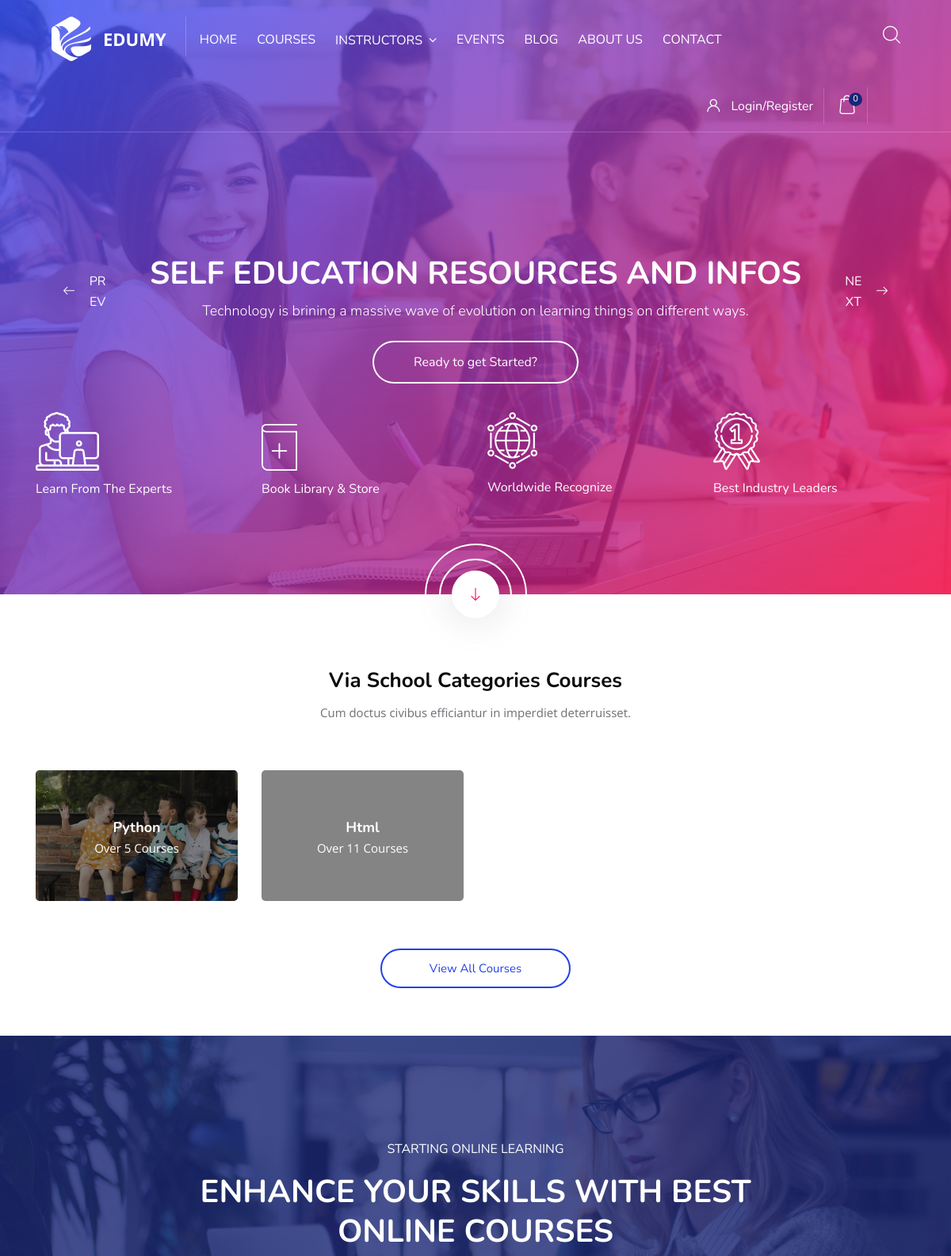
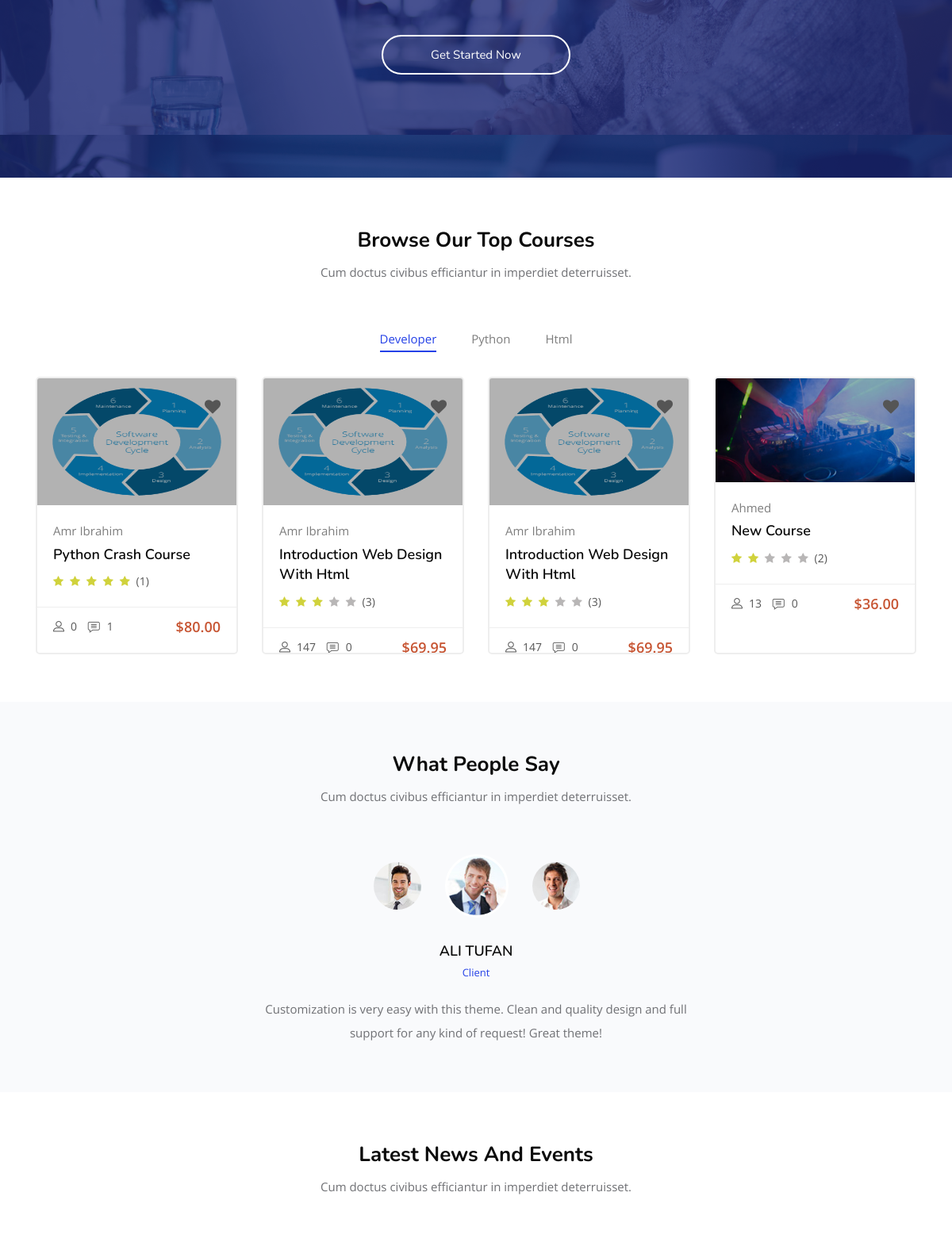
The page / (upper part) on the database its author committed (2 pictures, top to bottom).
### courses/models.py (models this page shows, shortened)
class Category(models.Model):
    name = models.CharField(max_length=50)
    slug = models.SlugField(blank=True, null=True)
    image = models.ImageField(upload_to=category_image_upload)
    class Meta:
        verbose_name_plural = 'Categories'
    def get_absolute_url(self):
        return reverse('courses:category', kwargs={'slug': self.slug})

class Course(models.Model):
    title                       = models.CharField(max_length=100)
    slug                        = models.SlugField(blank=True, null=True)
    author                      = models.ForeignKey(Instructor, on_delete=models.CASCADE)
    price                       = models.DecimalField(decimal_places=2, max_digits=10)
    discount                    = models.DecimalField(decimal_places=2, max_digits=10, blank=True, null=True)
    duration                    = models.IntegerField(default=0, help_text="Type the number of minutes", blank=True, null=True)
    full_lifetime_access        = models.BooleanField(default=True)
    assignments                 = models.BooleanField(default=True)
    Certificate_of_completion   = models.BooleanField(default=True)
    preview                     = models.FileField(verbose_name="Course Video Preview", upload_to=preview_video_upload, blank=True, null=True)
    thumbnail                   = models.FileField(verbose_name="Course Thumbnial Image", upload_to=preview_video_upload)
    overview                    = models.TextField()
    description                 = models.TextField()
    what_will_learn             = models.TextField(help_text="Separate them by comman and space.")
    requirements                = models.TextField(help_text="Separate them by comman and space.")
    Skill_level                 = models.CharField(choices=SKILL_LEVEL, default='All Level', max_length=20)
    Language                    = models.CharField(max_length=100)
    best_seller                 = models.BooleanField(default=False)
    tags                        = GenericRelation(Tag)
    comments                    = GenericRelation(Comment)
    enrolled                    = models.PositiveIntegerField(default=0)
    allowed_memberships         = models.ManyToManyField(Membership, default="Free")
    category                    = models.ManyToManyField(Category)
    views                       = models.PositiveIntegerField(default=0)
    total_points                = models.PositiveIntegerField(null=True, blank=True, default=1)
    avg_points                  = models.PositiveIntegerField(null=True, blank=True, default=1)
    total_rates                 = models.PositiveIntegerField(null=True, blank=True, default=1)
    timestamp                   = models.DateTimeField(auto_now_add=True)
    updated                     = models.DateTimeField(auto_now=True)
    def get_absolute_url(self):
        return reverse('courses:detail', kwargs={'slug': self.slug})
    @property
    def get_rates(self):
        av = self.avg_points / self.total_points * 100
        result = "{:.1f}".format(float(av / 20))
        r = math.floor(float(result))
        return [i for i in range(int(r))]
    @property
    def get_remainder(self):
        av = self.avg_points / self.total_points * 100
        result = "{:.1f}".format(float(av / 20))
        r = math.floor(float(result))
        total = 0
        for i in range(5):
            if int(r) < 5:
                total+=1
                r+=1
        return [i for i in range(int(total)) ]
    @property
    def comments_count(self):
        course_c_type = ContentType.objects.get_for_model(Course)
        comments_qs = Comment.objects.filter(content_type=course_c_type, object_id=self.id)
        return comments_qs.count()

### instructors/models.py (models this page shows, shortened)
class Instructor(models.Model):
    user                        = models.ForeignKey(User, on_delete=models.CASCADE)
    username                    = models.CharField(max_length=50)
    title                       = models.CharField(max_length=100)
    avatar                      = models.ImageField(upload_to=image_upload_path, blank=True, null=True)
    overview                    = models.TextField()
    eductaion                   = models.CharField(max_length=100, blank=True, null=True)
    phone                       = models.CharField(max_length=50, blank=True, null=True)
    email                       = models.CharField(max_length=50)
    skype                       = models.CharField(max_length=50, blank=True, null=True)
    facebook                    = models.CharField(max_length=50, blank=True, null=True)
    twitter                     = models.CharField(max_length=50, blank=True, null=True)
    instagram                   = models.CharField(max_length=50, blank=True, null=True)
    linkedin                    = models.CharField(max_length=50, blank=True, null=True)
    experience                  = models.TextField(help_text="Separate them with Comma and Space.", blank=True, null=True)
    students                    = models.PositiveIntegerField(default=0)
    total_points                = models.PositiveIntegerField(null=True, blank=True, default=1)
    avg_points                  = models.PositiveIntegerField(null=True, blank=True, default=1)
    total_rates                 = models.PositiveIntegerField(null=True, blank=True, default=1)
    timestamp                   = models.DateTimeField(auto_now_add=True)
    updated                     = models.DateTimeField(auto_now=True)
    active                      = models.BooleanField(default=True)
    def get_absolute_url(self):
        return reverse('instructor', kwargs={'pk': self.pk})

### courses/views.py (the view)
# urls.py: path('', CoursesListView.as_view(), name='index'),
def index(request):
    cats = Category.objects.all()[:8]
    top_cats = Category.objects.all()[:4]
    events = Event.objects.all()[:3]
    blog = Post.objects.all()[:4]
    context = {
        'categories': cats,
        'top_cats': top_cats,
        'events': events,
        'blog': blog
    }
    return render(request, 'index.html', context)

### templates/index.html (shortened to what this page needs)
{% extends 'base.html' %}
{% load static %}
{% block content %}
<div class="home1-mainslider">
	<div class="container-fluid p0">
		<div class="row">
			<div class="col-lg-12">
				<div class="main-banner-wrapper">
					<div class="banner-style-one owl-theme owl-carousel">
						<div class="slide slide-one"
							style="background-image: url({% static 'images/home/1.jpg' %}); height: 95vh;">
							<div class="container">
								<div class="row home-content">
									<div class="col-lg-12 text-center p0">
										<h3 class="banner-title">Self EducatIon Resources and Infos</h3>
										<p>Technology is brining a massive wave of evolution on learning things on
											different ways.</p>
										<div class="btn-block"><a href="{% url 'courses:index' %}"
												class="banner-btn">Ready to get Started?</a>
										</div>
									</div>
								</div>
							</div>
						</div>
					</div>
					<div class="carousel-btn-block banner-carousel-btn">
						<span class="carousel-btn left-btn"><i class="flaticon-left-arrow left"></i> <span
								class="left">PR <br> EV</span></span>
						<span class="carousel-btn right-btn"><span class="right">NE <br> XT</span> <i
								class="flaticon-right-arrow-1 right"></i></span>
					</div>
				</div>
			</div>
		</div>
	</div>
	<div class="container home_iconbox_container">
		<div class="row">
			<div class="col-lg-12">
				<div class="row">
					<div class="col-sm-6 col-lg-3">
						<div class="home_icon_box">
							<div class="icon"><img src="{% static 'images/home/hicon1.png' %}" alt="hicon1.png"></div>
							<p>Learn From The Experts</p>
						</div>
					</div>
					<div class="col-sm-6 col-lg-3">
						<div class="home_icon_box">
							<div class="icon mt15"><img src="{% static 'images/home/hicon2.png' %}" alt="hicon2.png">
							</div>
							<p>Book Library & Store</p>
						</div>
					</div>
					<div class="col-sm-6 col-lg-3">
						<div class="home_icon_box">
							<div class="icon"><img src="{% static 'images/home/hicon3.png' %}" alt="hicon3.png"></div>
							<p>Worldwide Recognize</p>
						</div>
					</div>
					<div class="col-sm-6 col-lg-3">
						<div class="home_icon_box">
							<div class="icon"><img src="{% static 'images/home/hicon4.png' %}" alt="hicon4.png"></div>
							<p>Best Industry Leaders</p>
						</div>
					</div>
				</div>
			</div>
		</div>
	</div>
</div>
<section id="our-courses" class="our-courses pt90 pt650-992">
	<div class="container">
		<div class="row">
			<div class="col-lg-12">
				<a href="#our-courses">
					<div class="mouse_scroll">
						<div class="icon"><span class="flaticon-download-arrow"></span></div>
					</div>
				</a>
			</div>
		</div>
	</div>
	<div class="container">
		<div class="row">
			<div class="col-lg-6 offset-lg-3">
				<div class="main-title text-center">
					<h3 class="mt0">Via School Categories Courses</h3>
					<p>Cum doctus civibus efficiantur in imperdiet deterruisset.</p>
				</div>
			</div>
		</div>
		<div class="row">
			{% for cat in categories %}
			<div class="col-sm-6 col-lg-3">
				<a href="{{cat.get_absolute_url}}">
					<div class="img_hvr_box" style="background-image: url({{cat.image.url}});">
						<div class="overlay">
							<div class="details">
								<h5>{{cat.name | title}}</h5>
								<p>Over {{cat.course_set.all.count}} Courses</p>
							</div>
						</div>
					</div>
				</a>
			</div>
			{% endfor %}
			<div class="col-lg-6 offset-lg-3">
				<div class="courses_all_btn text-center">
					<a class="btn btn-transparent" href="{% url 'courses:index' %}">View All Courses</a>
				</div>
			</div>
		</div>
	</div>
</section>
<section class="divider_home1 bg-img2 parallax" data-stellar-background-ratio="0.3">
	<div class="container">
		<div class="row">
			<div class="col-lg-8 offset-lg-2 text-center">
				<div class="divider-one">
					<p class="color-white">STARTING ONLINE LEARNING</p>
					<h1 class="color-white text-uppercase">Enhance your skIlls wIth best OnlIne courses</h1>
					<a class="btn btn-transparent divider-btn" href="{% url 'courses:index' %}">Get Started Now</a>
				</div>
			</div>
		</div>
	</div>
</section>
<section id="top-courses" class="top-courses pb30">
	<div class="container">
		<div class="row">
			<div class="col-lg-6 offset-lg-3">
				<div class="main-title text-center">
					<h3 class="mt0">Browse Our Top Courses</h3>
					<p>Cum doctus civibus efficiantur in imperdiet deterruisset.</p>
				</div>
			</div>
		</div>
		<div class="row">
			<div class="col-lg-12">
				<div id="options" class="alpha-pag full">
					<div class="option-isotop">
						<ul id="filter" class="option-set" data-option-key="filter">
							<li class="list-inline-item"><a href="#all" data-option-value="*"
									class="selected">Developer</a></li>
							{% for cat in top_cats %}
							<li class="list-inline-item"><a href="#{{cat.name}}"
									data-option-value=".{{cat.name}}">{{cat.name}}</a></li>
							{% endfor %}
						</ul>
					</div>
				</div>
				<div class="emply-text-sec">
					<div class="row" id="masonry_abc">
						{% for cat in top_cats %}
						{% for course in cat.course_set.all|slice:":2" %}
						<div
							class="col-md-6 col-lg-4 col-xl-3 {% for category in course.category.all %} {{ category.name }} {% endfor %}">
							<div class="top_courses">
								<div class="thumb">
									<img class="img-whp" src="{{course.thumbnail.url}}" alt="t1.jpg">
									<div class="overlay">
										<div class="icon"><a href="#" class="wishlist_btn"
												data-url="{% url 'courses:add_to_wishlist' slug=course.slug %}"><span
													class="fa fa-heart {% if course in request.user.wishlist.courses.all %} color-red {% else %} white-color {% endif %}"></span></a>
										</div>
									</div>
								</div>
								<div class="details">
									<div class="tc_content">
										<a class="tc_preview_course" href="{{course.author.get_absolute_url}}">
											<p>{{course.author.username}}</p>
										</a>
										<a class="tc_preview_course" href="{{course.get_absolute_url}}">
											<h5>{{course.title|title}}</h5>
										</a>
										<ul class="tc_review">
											{% for _ in course.get_rates %}
											<li class="list-inline-item"><a href="#"><i class="fa fa-star"></i></a></li>
											{% endfor %}
											{% for _ in course.get_remainder %}
											<li class="list-inline-item"><a href="#"><i class="fa fa-star"
														style="color: #b8b6b6;"></i></a></li>
											{% endfor %}
											<li class="list-inline-item"><a href="#">({{course.total_rates}})</a></li>
										</ul>
									</div>
									<div class="tc_footer">
										<ul class="tc_meta float-left">
											<li class="list-inline-item"><a href="#"><i
														class="flaticon-profile"></i></a></li>
											<li class="list-inline-item"><a href="#">{{course.views}}</a></li>
											<li class="list-inline-item"><a href="#"><i
														class="flaticon-comment"></i></a></li>
											<li class="list-inline-item"><a href="#">{{course.comments_count}}</a></li>
										</ul>
										<div class="tc_price float-right">${{course.price}}</div>
									</div>
								</div>
							</div>
						</div>
						{% endfor %}
						{% endfor %}
					</div>
				</div>
			</div>
		</div>
	</div>
</section>
<section id="our-testimonials" class="our-testimonials">
	<div class="container">
		<div class="row">
			<div class="col-lg-6 offset-lg-3">
				<div class="main-title text-center">
					<h3 class="mt0">What People Say</h3>
					<p>Cum doctus civibus efficiantur in imperdiet deterruisset.</p>
				</div>
			</div>
		</div>
		<div class="row">
			<div class="col-lg-6 offset-lg-3">
				<div class="testimonialsec">
					<ul class="tes-nav">
						<li>
							<img class="img-fluid" src="{% static 'images/testimonial/1.jpg' %}" alt="1.jpg" />
						</li>
						<li>
							<img class="img-fluid" src="{% static 'images/testimonial/2.jpg' %}" alt="2.jpg" />
						</li>
						<li>
							<img class="img-fluid" src="{% static 'images/testimonial/3.jpg' %}" alt="3.jpg" />
						</li>
					</ul>
					<ul class="tes-for">
						<li>
							<div class="testimonial_item">
								<div class="details">
									<h5>Ali Tufan</h5>
									<span class="small text-thm">Client</span>
									<p>Customization is very easy with this theme. Clean and quality design and full
										support for any kind of request! Great theme!</p>
								</div>
							</div>
						</li>
					</ul>
				</div>
			</div>
		</div>
	</div>
</section>
<section class="our-blog">
	<div class="container">
		<div class="row">
			<div class="col-lg-6 offset-lg-3">
				<div class="main-title text-center">
					<h3 class="mt0">Latest News And Events</h3>
					<p>Cum doctus civibus efficiantur in imperdiet deterruisset.</p>
				</div>
			</div>
		</div>
	</div>
</section>
{% endblock %}

### rows shown on the page
Category: image (picture), name "Python", course_set.all.count "5"
Category: name "Html", course_set.all.count "11"
Course: thumbnail (picture), author.username "Amr Ibrahim", title "Python Crash Course", total_rates "1", views "0", comments_count "1", price "80.00"
Course: thumbnail (picture), author.username "Amr Ibrahim", title "Introduction Web Design With Html", total_rates "3", views "147", comments_count "0", price "69.95"
Course: thumbnail (picture), author.username "Ahmed", title "New Course", total_rates "2", views "13", comments_count "0", price "36.00"

### other values the page prints
{{ request.user|cart_item_count }} "0"
